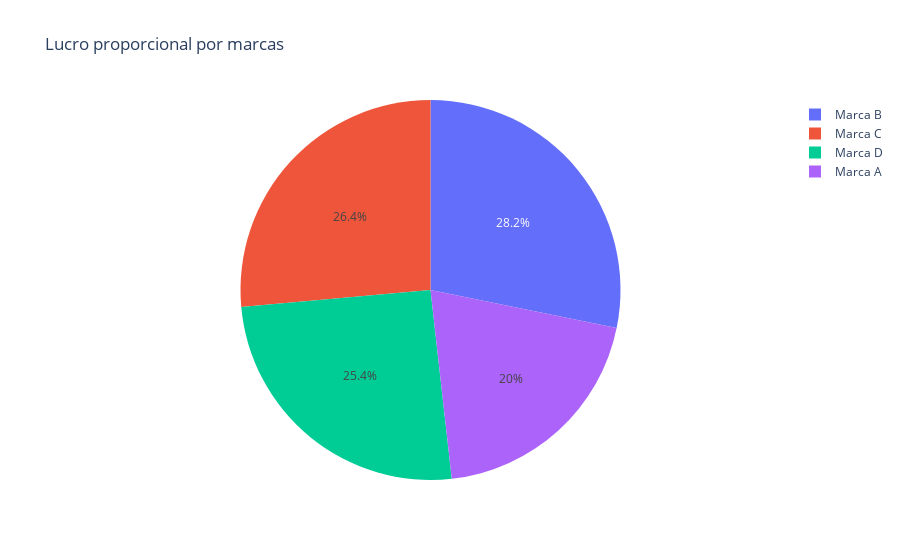

Here is the notebook cell this chart was saved with:
### Code cell
fig = px.pie(
                values=valores,
                names=labels,
                title=titulo_grafico
            )

fig.show()

### Figure 1 — Plotly figure (JSON) as saved in the notebook; plotly's stock layout.template omitted (floating-point values rounded to 4 significant figures)
{"data": [{"domain": {"x": [0, 1], "y": [0, 1]}, "hovertemplate": "label=%{label}<br>value=%{value}<extra></extra>", "labels": ["Marca A", "Marca B", "Marca C", "Marca D"], "legendgroup": "", "name": "", "showlegend": true, "type": "pie", "values": [56, 79, 74, 71]}], "layout": {"legend": {"tracegroupgap": 0}, "title": {"text": "Lucro proporcional por marcas"}}}
